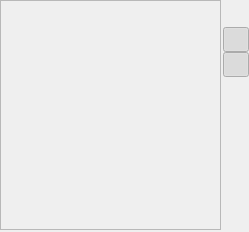
<?xml version="1.0" encoding="UTF-8"?>
<ui version="4.0">
 <class>RecognizerForm</class>
 <widget class="ZWindow" name="RecognizerForm">
  <property name="geometry">
   <rect>
    <x>0</x>
    <y>0</y>
    <width>249</width>
    <height>232</height>
   </rect>
  </property>
  <widget class="QWidget" name="centralwidget">
   <layout class="QGridLayout" name="gridLayout">
    <property name="sizeConstraint">
     <enum>QLayout::SetDefaultConstraint</enum>
    </property>
    <property name="leftMargin">
     <number>0</number>
    </property>
    <property name="topMargin">
     <number>0</number>
    </property>
    <property name="rightMargin">
     <number>0</number>
    </property>
    <property name="bottomMargin">
     <number>0</number>
    </property>
    <property name="spacing">
     <number>2</number>
    </property>
    <item row="1" column="0" colspan="2">
     <widget class="ZItemScroller" name="candidateScroller" native="true">
      <property name="sizePolicy">
       <sizepolicy hsizetype="Minimum" vsizetype="Preferred">
        <horstretch>0</horstretch>
        <verstretch>0</verstretch>
       </sizepolicy>
      </property>
     </widget>
    </item>
    <item row="0" column="0">
     <widget class="RecognizerArea" name="drawArea">
      <property name="sizePolicy">
       <sizepolicy hsizetype="MinimumExpanding" vsizetype="MinimumExpanding">
        <horstretch>0</horstretch>
        <verstretch>0</verstretch>
       </sizepolicy>
      </property>
      <property name="frameShape">
       <enum>QFrame::StyledPanel</enum>
      </property>
     </widget>
    </item>
    <item row="0" column="1">
     <widget class="QWidget" name="buttonWidget" native="true">
      <layout class="QVBoxLayout" name="verticalLayout_2">
       <property name="spacing">
        <number>0</number>
       </property>
       <property name="leftMargin">
        <number>0</number>
       </property>
       <property name="topMargin">
        <number>0</number>
       </property>
       <property name="rightMargin">
        <number>0</number>
       </property>
       <property name="bottomMargin">
        <number>0</number>
       </property>
       <item>
        <widget class="QToolButton" name="closeButton">
         <property name="toolTip">
          <string>Close</string>
         </property>
         <property name="icon">
          <iconset resource="../Resources/resources.qrc">
           <normaloff>:/closex.svg</normaloff>:/closex.svg</iconset>
         </property>
         <property name="iconSize">
          <size>
           <width>18</width>
           <height>18</height>
          </size>
         </property>
         <property name="autoRaise">
          <bool>true</bool>
         </property>
        </widget>
       </item>
       <item>
        <spacer name="verticalSpacer">
         <property name="orientation">
          <enum>Qt::Vertical</enum>
         </property>
         <property name="sizeType">
          <enum>QSizePolicy::Fixed</enum>
         </property>
         <property name="sizeHint" stdset="0">
          <size>
           <width>5</width>
           <height>2</height>
          </size>
         </property>
        </spacer>
       </item>
       <item>
        <widget class="QToolButton" name="gridButton">
         <property name="toolTip">
          <string>Toggle grid to help stroke positioning</string>
         </property>
         <property name="icon">
          <iconset resource="../Resources/resources.qrc">
           <normaloff>:/grid.svg</normaloff>:/grid.svg</iconset>
         </property>
         <property name="iconSize">
          <size>
           <width>18</width>
           <height>18</height>
          </size>
         </property>
         <property name="checkable">
          <bool>true</bool>
         </property>
         <property name="checked">
          <bool>true</bool>
         </property>
         <property name="autoRaise">
          <bool>true</bool>
         </property>
        </widget>
       </item>
       <item>
        <widget class="QToolButton" name="generalButton">
         <property name="toolTip">
          <string>Allow searching for kana or non-kanji characters</string>
         </property>
         <property name="icon">
          <iconset resource="../Resources/resources.qrc">
           <normaloff>:/genstrokes.svg</normaloff>:/genstrokes.svg</iconset>
         </property>
         <property name="iconSize">
          <size>
           <width>18</width>
           <height>18</height>
          </size>
         </property>
         <property name="checkable">
          <bool>true</bool>
         </property>
         <property name="checked">
          <bool>true</bool>
         </property>
         <property name="autoRaise">
          <bool>true</bool>
         </property>
        </widget>
       </item>
       <item>
        <widget class="QWidget" name="dragSpace" native="true">
         <layout class="QVBoxLayout" name="verticalLayout">
          <item>
           <spacer name="verticalSpacer_2">
            <property name="orientation">
             <enum>Qt::Vertical</enum>
            </property>
            <property name="sizeHint" stdset="0">
             <size>
              <width>5</width>
              <height>23</height>
             </size>
            </property>
           </spacer>
          </item>
         </layout>
        </widget>
       </item>
       <item>
        <widget class="QToolButton" name="prevButton">
         <property name="toolTip">
          <string>Undo last stroke</string>
         </property>
         <property name="icon">
          <iconset resource="../Resources/resources.qrc">
           <normaloff>:/delmark.svg</normaloff>:/delmark.svg</iconset>
         </property>
         <property name="iconSize">
          <size>
           <width>18</width>
           <height>18</height>
          </size>
         </property>
         <property name="autoRepeat">
          <bool>true</bool>
         </property>
         <property name="autoRaise">
          <bool>true</bool>
         </property>
        </widget>
       </item>
       <item>
        <widget class="QToolButton" name="nextButton">
         <property name="toolTip">
          <string>Redo last stroke</string>
         </property>
         <property name="icon">
          <iconset resource="../Resources/resources.qrc">
           <normaloff>:/addmark.svg</normaloff>:/addmark.svg</iconset>
         </property>
         <property name="iconSize">
          <size>
           <width>18</width>
           <height>18</height>
          </size>
         </property>
         <property name="autoRepeat">
          <bool>true</bool>
         </property>
         <property name="autoRaise">
          <bool>true</bool>
         </property>
        </widget>
       </item>
       <item>
        <widget class="QToolButton" name="clearButton">
         <property name="toolTip">
          <string>Erase drawn strokes</string>
         </property>
         <property name="icon">
          <iconset resource="../Resources/resources.qrc">
           <normaloff>:/eraser.svg</normaloff>:/eraser.svg</iconset>
         </property>
         <property name="iconSize">
          <size>
           <width>18</width>
           <height>18</height>
          </size>
         </property>
         <property name="autoRaise">
          <bool>true</bool>
         </property>
        </widget>
       </item>
      </layout>
     </widget>
    </item>
   </layout>
  </widget>
 </widget>
 <customwidgets>
  <customwidget>
   <class>ZItemScroller</class>
   <extends>QWidget</extends>
   <header>zitemscroller.h</header>
   <container>1</container>
  </customwidget>
  <customwidget>
   <class>RecognizerArea</class>
   <extends>QFrame</extends>
   <header>recognizerform.h</header>
   <container>1</container>
  </customwidget>
  <customwidget>
   <class>ZWindow</class>
   <extends>QMainWindow</extends>
   <header>zwindow.h</header>
   <container>1</container>
  </customwidget>
 </customwidgets>
 <resources>
  <include location="../Resources/resources.qrc"/>
 </resources>
 <connections/>
</ui>
